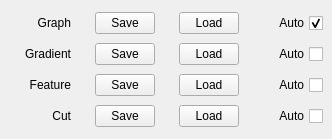
            <widget class="QProfile" name="tabTexture">
             <property name="toolTip">
              <string>Texture</string>
             </property>
             <attribute name="title">
              <string>Texture</string>
             </attribute>
             <layout class="QVBoxLayout" name="verticalLayoutTexture">
              <property name="spacing">
               <number>9</number>
              </property>
              <property name="topMargin">
               <number>12</number>
              </property>
              <property name="rightMargin">
               <number>9</number>
              </property>
              <property name="bottomMargin">
               <number>12</number>
              </property>
              <item>
               <widget class="QWidget" name="widgetTextureGraph" native="true">
                <property name="minimumSize">
                 <size>
                  <width>0</width>
                  <height>0</height>
                 </size>
                </property>
                <property name="maximumSize">
                 <size>
                  <width>16777215</width>
                  <height>32</height>
                 </size>
                </property>
                <layout class="QGridLayout" name="gridLayoutTextureGraph">
                 <property name="horizontalSpacing">
                  <number>24</number>
                 </property>
                 <property name="verticalSpacing">
                  <number>0</number>
                 </property>
                 <property name="margin">
                  <number>0</number>
                 </property>
                 <item row="0" column="2">
                  <widget class="QPushButton" name="pushButtonSaveGraph">
                   <property name="minimumSize">
                    <size>
                     <width>60</width>
                     <height>0</height>
                    </size>
                   </property>
                   <property name="maximumSize">
                    <size>
                     <width>60</width>
                     <height>16777215</height>
                    </size>
                   </property>
                   <property name="text">
                    <string>Save</string>
                   </property>
                  </widget>
                 </item>
                 <item row="0" column="3">
                  <widget class="QPushButton" name="pushButtonLoadGraph">
                   <property name="minimumSize">
                    <size>
                     <width>60</width>
                     <height>0</height>
                    </size>
                   </property>
                   <property name="maximumSize">
                    <size>
                     <width>60</width>
                     <height>16777215</height>
                    </size>
                   </property>
                   <property name="text">
                    <string>Load</string>
                   </property>
                  </widget>
                 </item>
                 <item row="0" column="0">
                  <widget class="QLabel" name="labelGraph">
                   <property name="minimumSize">
                    <size>
                     <width>60</width>
                     <height>0</height>
                    </size>
                   </property>
                   <property name="maximumSize">
                    <size>
                     <width>60</width>
                     <height>16777215</height>
                    </size>
                   </property>
                   <property name="text">
                    <string>Graph</string>
                   </property>
                   <property name="alignment">
                    <set>Qt::AlignRight|Qt::AlignTrailing|Qt::AlignVCenter</set>
                   </property>
                  </widget>
                 </item>
                 <item row="0" column="4">
                  <widget class="QCheckBox" name="checkBoxGraph">
                   <property name="minimumSize">
                    <size>
                     <width>60</width>
                     <height>0</height>
                    </size>
                   </property>
                   <property name="maximumSize">
                    <size>
                     <width>60</width>
                     <height>16777215</height>
                    </size>
                   </property>
                   <property name="layoutDirection">
                    <enum>Qt::RightToLeft</enum>
                   </property>
                   <property name="text">
                    <string>Auto</string>
                   </property>
                   <property name="checked">
                    <bool>true</bool>
                   </property>
                  </widget>
                 </item>
                </layout>
               </widget>
              </item>
              <item>
               <widget class="QWidget" name="widgetTextureGradient" native="true">
                <property name="minimumSize">
                 <size>
                  <width>0</width>
                  <height>0</height>
                 </size>
                </property>
                <property name="maximumSize">
                 <size>
                  <width>16777215</width>
                  <height>32</height>
                 </size>
                </property>
                <layout class="QGridLayout" name="gridLayoutTextureGradient">
                 <property name="horizontalSpacing">
                  <number>24</number>
                 </property>
                 <property name="verticalSpacing">
                  <number>0</number>
                 </property>
                 <property name="margin">
                  <number>0</number>
                 </property>
                 <item row="0" column="3">
                  <widget class="QPushButton" name="pushButtonLoadGradient">
                   <property name="minimumSize">
                    <size>
                     <width>60</width>
                     <height>0</height>
                    </size>
                   </property>
                   <property name="maximumSize">
                    <size>
                     <width>60</width>
                     <height>16777215</height>
                    </size>
                   </property>
                   <property name="text">
                    <string>Load</string>
                   </property>
                  </widget>
                 </item>
                 <item row="0" column="2">
                  <widget class="QPushButton" name="pushButtonSaveGradient">
                   <property name="minimumSize">
                    <size>
                     <width>60</width>
                     <height>0</height>
                    </size>
                   </property>
                   <property name="maximumSize">
                    <size>
                     <width>60</width>
                     <height>16777215</height>
                    </size>
                   </property>
                   <property name="text">
                    <string>Save</string>
                   </property>
                  </widget>
                 </item>
                 <item row="0" column="0">
                  <widget class="QLabel" name="labelGradient">
                   <property name="minimumSize">
                    <size>
                     <width>60</width>
                     <height>0</height>
                    </size>
                   </property>
                   <property name="maximumSize">
                    <size>
                     <width>60</width>
                     <height>16777215</height>
                    </size>
                   </property>
                   <property name="text">
                    <string>Gradient</string>
                   </property>
                   <property name="alignment">
                    <set>Qt::AlignRight|Qt::AlignTrailing|Qt::AlignVCenter</set>
                   </property>
                  </widget>
                 </item>
                 <item row="0" column="4">
                  <widget class="QCheckBox" name="checkBoxGradient">
                   <property name="minimumSize">
                    <size>
                     <width>60</width>
                     <height>0</height>
                    </size>
                   </property>
                   <property name="maximumSize">
                    <size>
                     <width>60</width>
                     <height>16777215</height>
                    </size>
                   </property>
                   <property name="layoutDirection">
                    <enum>Qt::RightToLeft</enum>
                   </property>
                   <property name="text">
                    <string>Auto</string>
                   </property>
                   <property name="checked">
                    <bool>false</bool>
                   </property>
                  </widget>
                 </item>
                </layout>
               </widget>
              </item>
              <item>
               <widget class="QWidget" name="widgetTextureFeature" native="true">
                <property name="minimumSize">
                 <size>
                  <width>0</width>
                  <height>0</height>
                 </size>
                </property>
                <property name="maximumSize">
                 <size>
                  <width>16777215</width>
                  <height>32</height>
                 </size>
                </property>
                <layout class="QGridLayout" name="gridLayoutTextureFeature">
                 <property name="horizontalSpacing">
                  <number>24</number>
                 </property>
                 <property name="verticalSpacing">
                  <number>0</number>
                 </property>
                 <property name="margin">
                  <number>0</number>
                 </property>
                 <item row="0" column="3">
                  <widget class="QPushButton" name="pushButtonLoadFeature">
                   <property name="minimumSize">
                    <size>
                     <width>60</width>
                     <height>0</height>
                    </size>
                   </property>
                   <property name="maximumSize">
                    <size>
                     <width>60</width>
                     <height>16777215</height>
                    </size>
                   </property>
                   <property name="text">
                    <string>Load</string>
                   </property>
                  </widget>
                 </item>
                 <item row="0" column="2">
                  <widget class="QPushButton" name="pushButtonSaveFeature">
                   <property name="minimumSize">
                    <size>
                     <width>60</width>
                     <height>0</height>
                    </size>
                   </property>
                   <property name="maximumSize">
                    <size>
                     <width>60</width>
                     <height>16777215</height>
                    </size>
                   </property>
                   <property name="text">
                    <string>Save</string>
                   </property>
                  </widget>
                 </item>
                 <item row="0" column="0">
                  <widget class="QLabel" name="labelFeature">
                   <property name="minimumSize">
                    <size>
                     <width>60</width>
                     <height>0</height>
                    </size>
                   </property>
                   <property name="maximumSize">
                    <size>
                     <width>60</width>
                     <height>16777215</height>
                    </size>
                   </property>
                   <property name="text">
                    <string>Feature</string>
                   </property>
                   <property name="alignment">
                    <set>Qt::AlignRight|Qt::AlignTrailing|Qt::AlignVCenter</set>
                   </property>
                  </widget>
                 </item>
                 <item row="0" column="4">
                  <widget class="QCheckBox" name="checkBoxFeature">
                   <property name="minimumSize">
                    <size>
                     <width>60</width>
                     <height>0</height>
                    </size>
                   </property>
                   <property name="maximumSize">
                    <size>
                     <width>60</width>
                     <height>16777215</height>
                    </size>
                   </property>
                   <property name="layoutDirection">
                    <enum>Qt::RightToLeft</enum>
                   </property>
                   <property name="text">
                    <string>Auto</string>
                   </property>
                   <property name="checked">
                    <bool>false</bool>
                   </property>
                  </widget>
                 </item>
                </layout>
               </widget>
              </item>
              <item>
               <widget class="QWidget" name="widgetTextureCut" native="true">
                <property name="minimumSize">
                 <size>
                  <width>0</width>
                  <height>0</height>
                 </size>
                </property>
                <property name="maximumSize">
                 <size>
                  <width>16777215</width>
                  <height>32</height>
                 </size>
                </property>
                <layout class="QGridLayout" name="gridLayoutTextureCut">
                 <property name="horizontalSpacing">
                  <number>24</number>
                 </property>
                 <property name="verticalSpacing">
                  <number>0</number>
                 </property>
                 <property name="margin">
                  <number>0</number>
                 </property>
                 <item row="0" column="4">
                  <widget class="QCheckBox" name="checkBoxCut">
                   <property name="minimumSize">
                    <size>
                     <width>60</width>
                     <height>0</height>
                    </size>
                   </property>
                   <property name="maximumSize">
                    <size>
                     <width>60</width>
                     <height>16777215</height>
                    </size>
                   </property>
                   <property name="layoutDirection">
                    <enum>Qt::RightToLeft</enum>
                   </property>
                   <property name="text">
                    <string>Auto</string>
                   </property>
                   <property name="checked">
                    <bool>false</bool>
                   </property>
                  </widget>
                 </item>
                 <item row="0" column="2">
                  <widget class="QPushButton" name="pushButtonSaveCut">
                   <property name="minimumSize">
                    <size>
                     <width>60</width>
                     <height>0</height>
                    </size>
                   </property>
                   <property name="maximumSize">
                    <size>
                     <width>60</width>
                     <height>16777215</height>
                    </size>
                   </property>
                   <property name="text">
                    <string>Save</string>
                   </property>
                  </widget>
                 </item>
                 <item row="0" column="3">
                  <widget class="QPushButton" name="pushButtonLoadCut">
                   <property name="minimumSize">
                    <size>
                     <width>60</width>
                     <height>0</height>
                    </size>
                   </property>
                   <property name="maximumSize">
                    <size>
                     <width>60</width>
                     <height>16777215</height>
                    </size>
                   </property>
                   <property name="text">
                    <string>Load</string>
                   </property>
                  </widget>
                 </item>
                 <item row="0" column="0">
                  <widget class="QLabel" name="labelCut">
                   <property name="minimumSize">
                    <size>
                     <width>60</width>
                     <height>0</height>
                    </size>
                   </property>
                   <property name="maximumSize">
                    <size>
                     <width>60</width>
                     <height>16777215</height>
                    </size>
                   </property>
                   <property name="text">
                    <string>Cut</string>
                   </property>
                   <property name="alignment">
                    <set>Qt::AlignRight|Qt::AlignTrailing|Qt::AlignVCenter</set>
                   </property>
                  </widget>
                 </item>
                </layout>
               </widget>
              </item>
             </layout>
            </widget>
